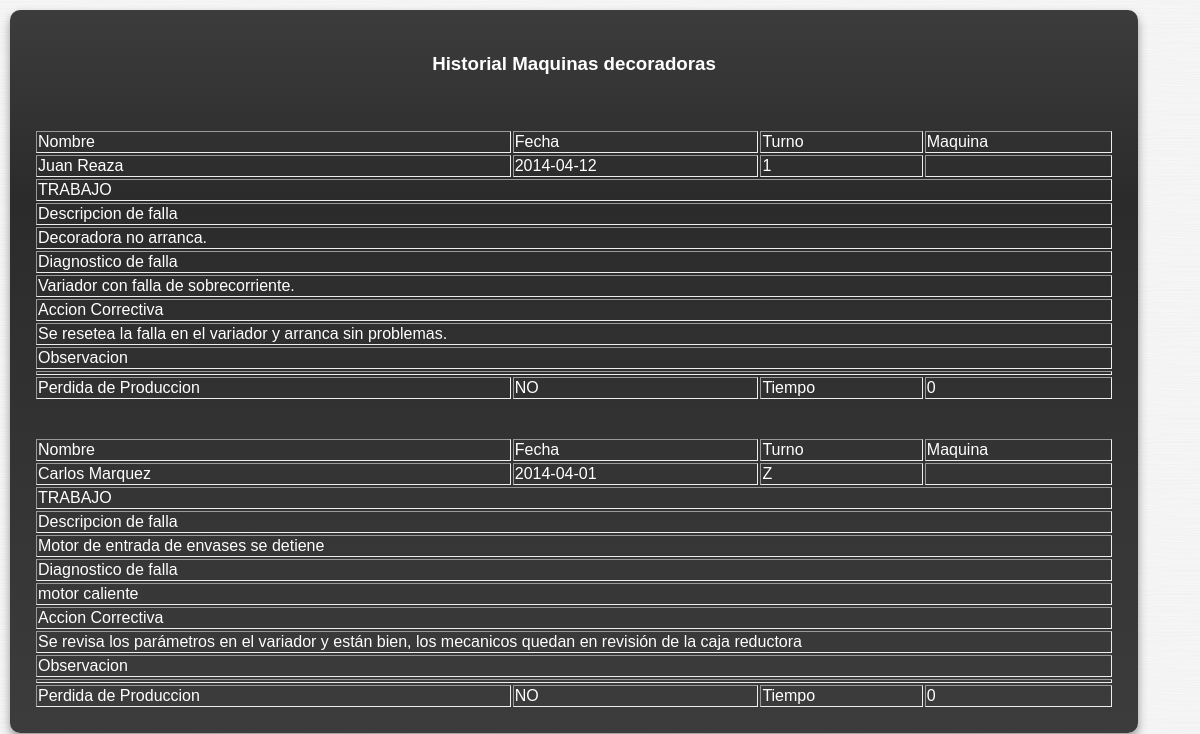
The page /mostar_maquina_deco.php (signed in) on the database its author committed.
### tables this page shows
CREATE TABLE IF NOT EXISTS `maquinas_deco` (
  `id_fmaquinad` int(11) NOT NULL AUTO_INCREMENT,
  `fecha` date NOT NULL,
  `turno` char(1) NOT NULL,
  `ficha` int(11) NOT NULL,
  `maquina_deco` char(10) NOT NULL,
  `perdida_pro` tinyint(1) NOT NULL,
  `descripcion_falla` text NOT NULL,
  `diagnostico_falla` text NOT NULL,
  `accion_correctiva` text NOT NULL,
  `observacion` text NOT NULL,
  `tiempo_perdido` int(11) DEFAULT '0',
  PRIMARY KEY (`id_fmaquinad`)
);

CREATE TABLE IF NOT EXISTS `usuario` (
  `id_usuario` int(11) NOT NULL AUTO_INCREMENT,
  `Nombre` varchar(50) NOT NULL,
  `Apellido` varchar(50) NOT NULL,
  `num_ficha` int(11) NOT NULL,
  `Cargo` varchar(50) NOT NULL,
  `Grupo` varchar(50) NOT NULL,
  `pass` varchar(20) NOT NULL,
  PRIMARY KEY (`id_usuario`)
);

### mostar_maquina_deco.php (the view, shortened to what this page needs)
<?php
	if (isset ($_SESSION["ficha"]))
	{
		require_once ("nombre.php");
	$consulta="SELECT * FROM maquinas_deco order by id_fmaquinad Desc";
	$comprobar = mysqli_query($con, $consulta) or die ("Error en $consulta <br> MySQL dice: ".mysqli_error());
?>
<!DOCTYPE html >
<html>
<head>
<link href="styles/kendo.common.min.css" rel="stylesheet" />
<link href="styles/kendo.metro.min.css" rel="stylesheet" />
<link href="styles/formularios.css" rel="stylesheet" />
<link href="estilo.css" rel="stylesheet" />
</head>
<body>
	<body>
	<div id="cuerpo">
		<div id="contenido">
		<h3 align="center">Historial Maquinas decoradoras</h3>
           	<br />
			<?php while ($comp = mysqli_fetch_array($comprobar) ){ ?>
        	<table id="Resultados" border="1" align="center">
                <tbody>
                    <tr>
						<td>Nombre</td>
						<td>Fecha</td>
						<td>Turno</td>
						<td>Maquina</td>
					</tr>
					<tr>
					<td><?php $consulta2 = "SELECT * FROM `usuario` WHERE num_ficha = '".$comp["ficha"]."'";
											$comprobar2 = mysqli_query($con, $consulta2) or die ("Error en $consulta2 <br> MySQL dice: ".mysqli_error());
											$comp2 = mysqli_fetch_array($comprobar2);
											$Nombre = $comp2["Nombre"];
											$Apellido = $comp2["Apellido"];?>
											<?php echo $Nombre ?> <?php echo $Apellido ?></td>
						<td><?php echo $comp["fecha"] ?></td>
						<td><?php echo $comp["turno"] ?></td>
						<td><?php echo $comp["maquina_deco"] ?></td>
					</tr>
					<tr>
					<td colspan="4"> TRABAJO</td>
					</tr>
					<tr>
					<td colspan ="4">Descripcion de falla</td>
					</tr>
					<tr>
					<td colspan ="4"><?php echo $comp["descripcion_falla"] ?></td>
					</tr>
					<tr>
					<td colspan ="4">Diagnostico de falla</td>
					</tr>
					<tr>
					<td colspan ="4"><?php echo $comp["diagnostico_falla"] ?></td>
					</tr>
					<tr>
					<td colspan ="4">Accion Correctiva</td>
					</tr>
					<tr>
					<td colspan ="4"><?php echo $comp["accion_correctiva"] ?></td>
					</tr>
					<tr>
					<td colspan ="4">Observacion</td>
					</tr>
					<tr>
					<td colspan ="4"><?php echo $comp["observacion"] ?></td>
					</tr>
					<tr>
					<td>Perdida de Produccion</td>
					<td><?php if ($comp["perdida_pro"]== 0) {
						echo "NO";
						}
						else{
						echo "SI";
						}?></td>
					<td>Tiempo</td>
					<td><?php echo $comp["tiempo_perdido"] ?></td>
					</tr>
					<br/>
					<br/>
					<?php } ?>
                </tbody>
			</table>
        </div>
    </div>
</body>
</html>
<?php
}else{
		echo "<script type='text/javascript'>
		alert('Usted no esta logueado');
		window.location='logeo.html';
	</script>";
}
?>

### estilo.css (style rules this page uses)
body { font-family: "Helvetica Neue Narrow", Arial, Helvetica, sans-serif; color: #fff; margin: 0px; background-image:url('img/brushed-metal.png'); }
#cuerpo { display: block; width: 100%; padding: 0px; background-image:url('img/brushed-metal.png'); }
#contenido { display: block; float: left; width: 90%; padding: 2%; min-width: 200px; background: -webkit-gradient( linear, left bottom, left top, color-stop(0, rgb(60,60,60)), color-stop(0.74, rgb(43,43,43)), color-stop(1, rgb(60,60,60)) ); background: -moz-linear-gradient( center bottom, rgb(60,60,60) 0%, rgb(43,43,43) 74%, rgb(60,60,60) 100% ); -moz-border-radius: 10px; -webkit-border-radius: 10px; border-radius: 10px; margin: 10px; -moz-box-shadow: rgb(150,150,150) 0px 5px 10px ; -webkit-box-shadow: rgb(150,150,150) 0px 5px 10px ; box-shadow: rgb(150,150,150) 0px 5px 10px ; }
h1, h2, h3 { padding-bottom: 0px; margin-bottom: 0px; text-align:center; }
table { width:100%; border: 0px; }

### rows shown on the page
maquinas_deco: usuario.Nombre "Juan", usuario.Apellido "Reaza", fecha "2014-04-12", turno "1", descripcion_falla "Decoradora no arranca.", diagnostico_falla "Variador con falla de sobrecorriente.", accion_correctiva "Se resetea la falla en el variador y arranca sin problemas.", perdida_pro "NO", tiempo_perdido "0"
maquinas_deco: usuario.Nombre "Carlos", usuario.Apellido "Marquez", fecha "2014-04-01", turno "Z", descripcion_falla "Motor de entrada de envases se detiene", diagnostico_falla "motor caliente", accion_correctiva "Se revisa los parámetros en el variador y están bien, los mecanicos quedan en revisión de la caja reductora", perdida_pro "NO", tiempo_perdido "0"
